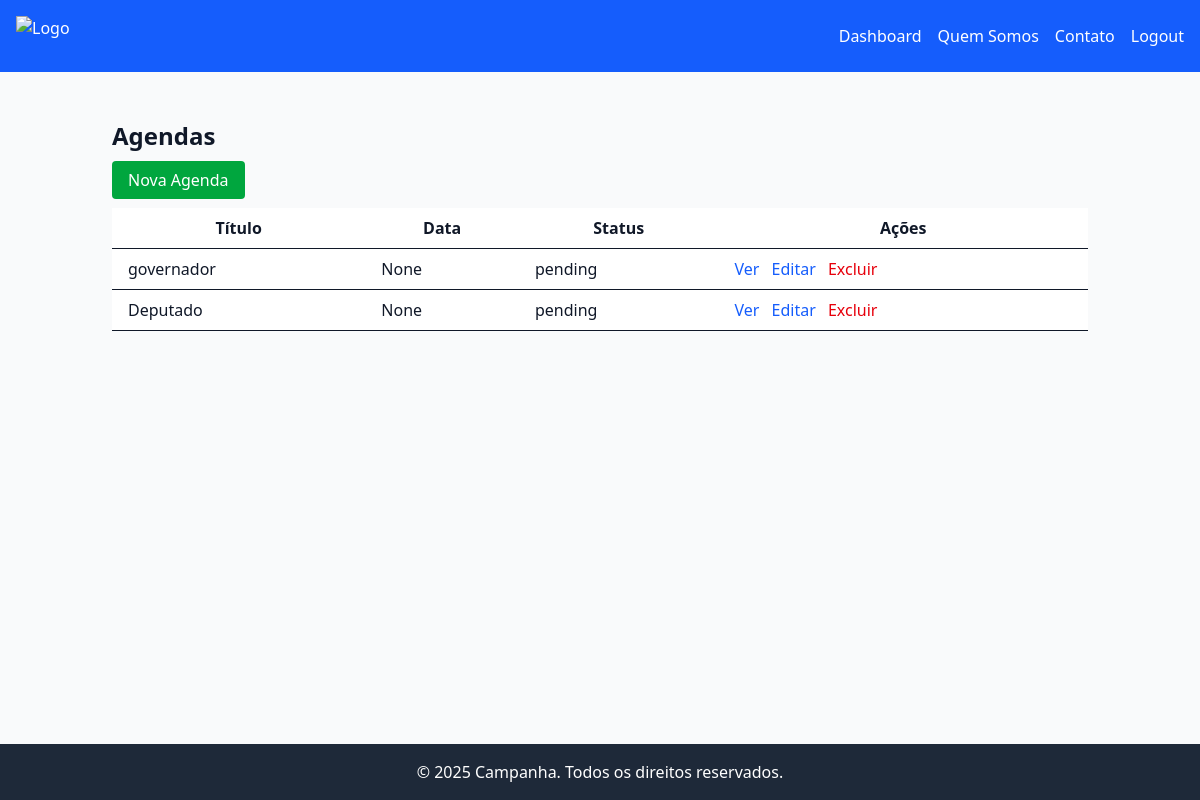
Page /agenda/ (signed in) on the earlier database version.
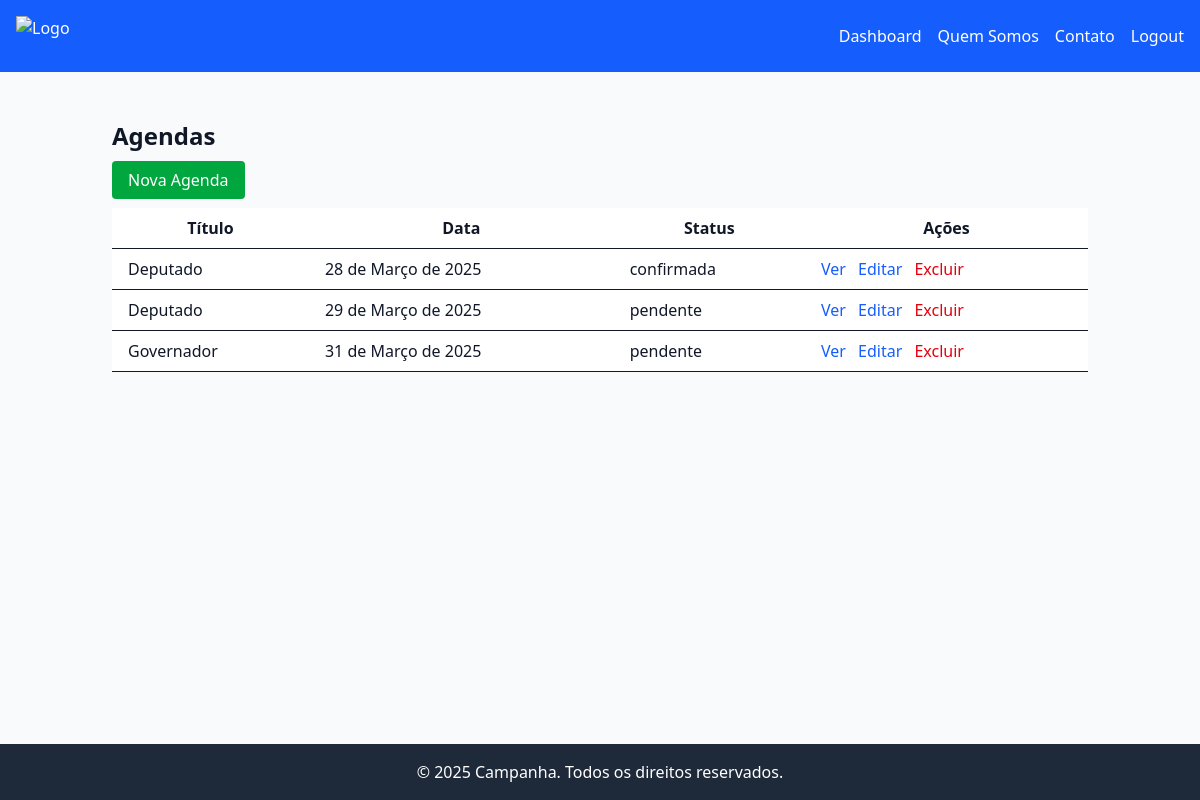
Same page on the later database version.
### agenda/models.py (models this page shows, shortened)
class Agenda(models.Model):
    title = models.CharField(max_length=255)
    date = models.DateField()
    description = models.TextField(blank=True, null=True)
    status = models.CharField(
        max_length=50,
        choices=[
            ('pendente', 'Pendente'),
            ('confirmada', 'Confirmada'),
            ('conflitante', 'Conflitante')
        ]
    )
    coordenador = models.ForeignKey(Coordenador, on_delete=models.CASCADE, related_name="agendas")

### agenda/views.py (the view)
# urls.py: path('', views.list_agendas, name='list'),
@login_required
def list_agendas(request):
    agendas = Agenda.objects.all().order_by('date') # Use 'date' em vez de 'data'
    return render(request, 'agenda/list4.html', {'agendas': agendas})

### agenda/templates/agenda/list4.html (shortened to what this page needs)
{% extends 'base1.html' %}
{% block content %}
<div class="container mx-auto p-6">
    <h1 class="text-2xl font-bold mb-4">Agendas</h1>
    <a href="{% url 'agenda:create' %}" class="bg-green-600 text-white px-4 py-2 rounded">Nova Agenda</a>
    <table class="min-w-full mt-4 bg-white">
        <thead>
            <tr>
                <th class="py-2 px-4 border-b">Título</th>
                <th class="py-2 px-4 border-b">Data</th>
                <th class="py-2 px-4 border-b">Status</th>
                <th class="py-2 px-4 border-b">Ações</th>
            </tr>
        </thead>
        <tbody>
            {% for agenda in agendas %}
            <tr class="hover:bg-gray-100">
                <td class="py-2 px-4 border-b">{{ agenda.title }}</td>
                <td class="py-2 px-4 border-b">{{ agenda.date }}</td>
                <td class="py-2 px-4 border-b">{{ agenda.status }}</td>
                <td class="py-2 px-4 border-b">
                    <a href="{% url 'agenda:detail' agenda.pk %}" class="text-blue-600 hover:underline">Ver</a>
                    <a href="{% url 'agenda:edit' agenda.pk %}" class="text-blue-600 hover:underline ml-2">Editar</a>
                    <a href="{% url 'agenda:delete' agenda.pk %}" class="text-red-600 hover:underline ml-2">Excluir</a>
                </td>
            </tr>
            {% empty %}
            <tr>
                <td colspan="4" class="py-2 px-4 text-center">Nenhuma agenda encontrada.</td>
            </tr>
            {% endfor %}
        </tbody>
    </table>
</div>
{% endblock %}

### campanha/templates/base1.html (shortened to what this page needs)
<!DOCTYPE html>
<html lang="pt-BR">
<head>
    {% load static %}
    <link href="{% static 'css/style.css' %}" rel="stylesheet">
</head>
<body class="bg-gray-50 text-gray-900">
    <header class="bg-blue-600 text-white p-4 flex justify-between items-center">
        <div class="logo">
            <img src="{% static 'images/logo.png' %}" alt="Logo" class="h-10">
        </div>
        <nav>
            <ul class="flex space-x-4">
                <li><a href="{% url 'campanha:dashboard' %}" class="hover:underline">Dashboard</a></li>
                <li><a href="{% url 'campanha:sobre' %}" class="hover:underline">Quem Somos</a></li>
                <li><a href="{% url 'campanha:contato' %}" class="hover:underline">Contato</a></li>
                {% if user.is_authenticated %}
                    <li><a href="{% url 'campanha:logout' %}" class="hover:underline">Logout</a></li>
                {% else %}
                    <li><a href="{% url 'campanha:login' %}" class="hover:underline">Login</a></li>
                {% endif %}
            </ul>
        </nav>
    </header>
    <div class="container-main p-6">
        {% block content %}{% endblock %}
    </div>
    <footer class="bg-gray-800 text-white text-center p-4">
        <p>&copy; 2025 Campanha. Todos os direitos reservados.</p>
    </footer>
</body>
</html>

### campanha/templates/base1.html (style rules this page uses)
html, body { height: 100%; margin: 0; }
body { display: flex; flex-direction: column; }
.container-main { flex: 1; }

Differences in the rows shown:
removed Agenda: title "governador", date "None", status "pending"
added Agenda: title "Deputado", date "28 de Março de 2025", status "confirmada"
changed Agenda: date "None" → "29 de Março de 2025"; status "pending" → "pendente"
added Agenda: title "Governador", date "31 de Março de 2025", status "pendente"
